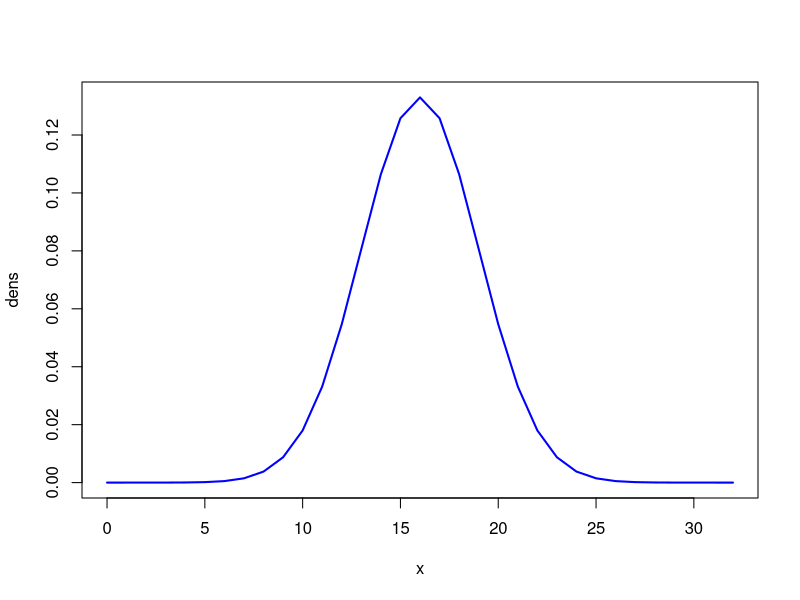
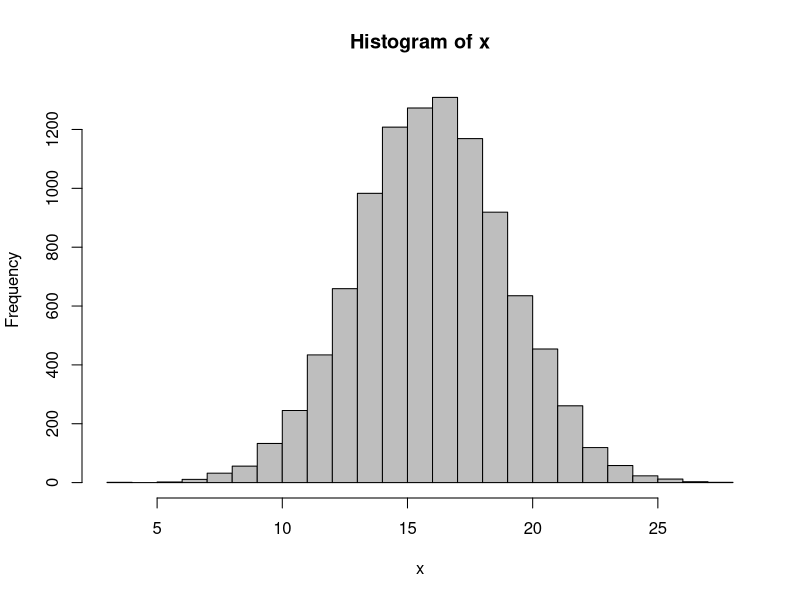
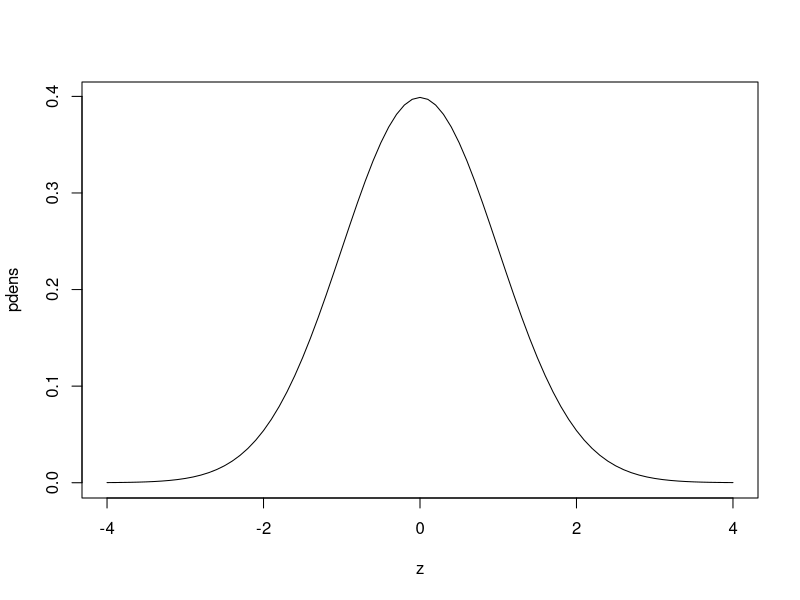
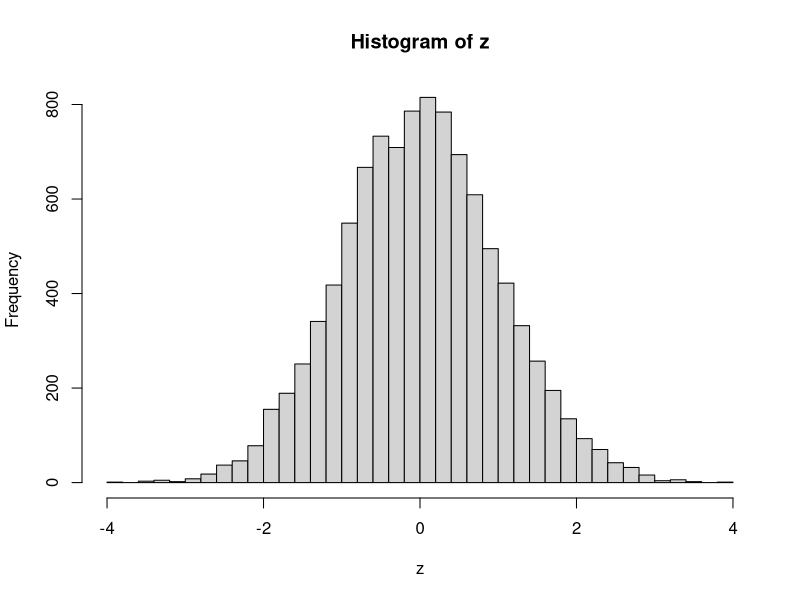

R code for these plots, in order:
#gaussian distribution

#1. compute cumulative probability upto x
#that is area under curve from negative infinity to x
#pvalue=pnorm(x,mu,sigma)

mu=20
sigma=3
x=16
pvalue=pnorm(x,mu,sigma)
print(paste("pvalue=",pvalue))

#2. given cumulative probability ; compute corresponding x

mu=16
sigma=3
pvalue=0.7
x=qnorm(pvalue,mu,sigma)
print(paste("x=",x))

#for a given x, find probability density at x
mu=16
sigma=3
x=11
pdens=dnorm(x,mu,sigma)
print(paste("pdens=",pdens))

#random deviate
#x=rnorm(1,mu,sigma)

mu=16
sigma=3
x=rnorm(1,mu,sigma)
print(paste("x=",x))

#plot a gaussian distribution 

mu=16
sigma=3
x=seq(0,2*mu)
dens=dnorm(x,mu,sigma)
plot(x,dens,type="l",lwd=2,col="blue")

#plot histogram of random deviates

mu=16
sigma=3
x=rnorm(10000,mu,sigma)
hist(x,breaks=30,col="grey")

#unit gaussian distribution
#whose mean is 0 and standard deviation as 1

z=2.0
pvalue=pnorm(z)
z=qnorm(pvalue)
pdens=dnorm(z)
zdev=rnorm(10000)

z=seq(-4,4,0.1)
pdens=dnorm(z)
plot(z,pdens,type="l")

#gaussian histogram

z=rnorm(10000)
hist(z,breaks=30)
